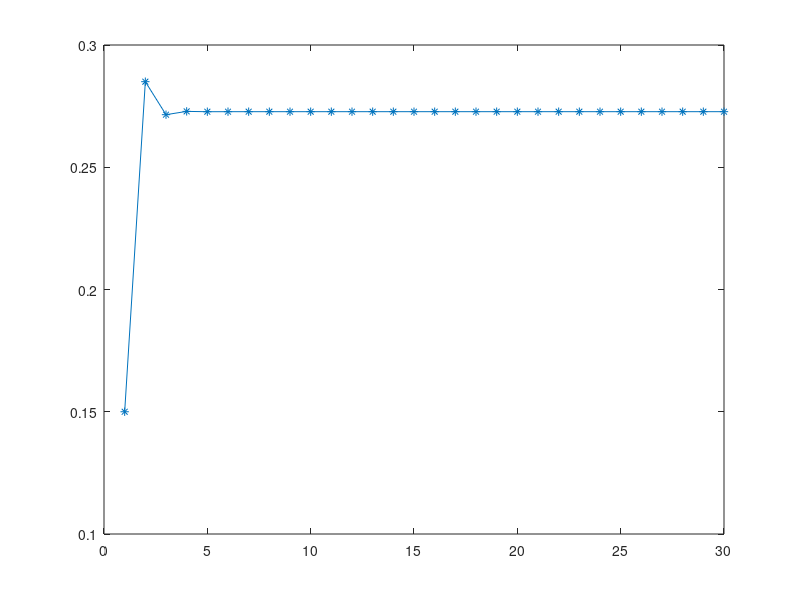

This chart was generated by the following MATLAB code:
clear all
% 1
%% a

% 1 -> não ir à aula
% 2 -> ir à aula

T = [0.2 0.3
     0.8 0.7];
sum(T)

x= [0
    1];
%x1 = T*x;
x2 = T^2*x;
fprintf('1a) resposta = %f\n',x2(2));
%resp = x2(2);

%% b)

x= [1
    0];
%x1 = T*x;
x2 = T^2*x;
fprintf('1b) resposta = %f\n',x2(2));

%% c)
x= [0
    1];
x2 = T^29*x;
%%30 Aulas -1 = 29
fprintf('1c) resposta = %f\n',x2(2));

%% d)
x =  [0.15
      0.85];
res = zeros(1,30);
res(1)=0.15;
for i = 2:30
   x = T*x;
   res(i) = x(1);
end

plot(res,'*-')